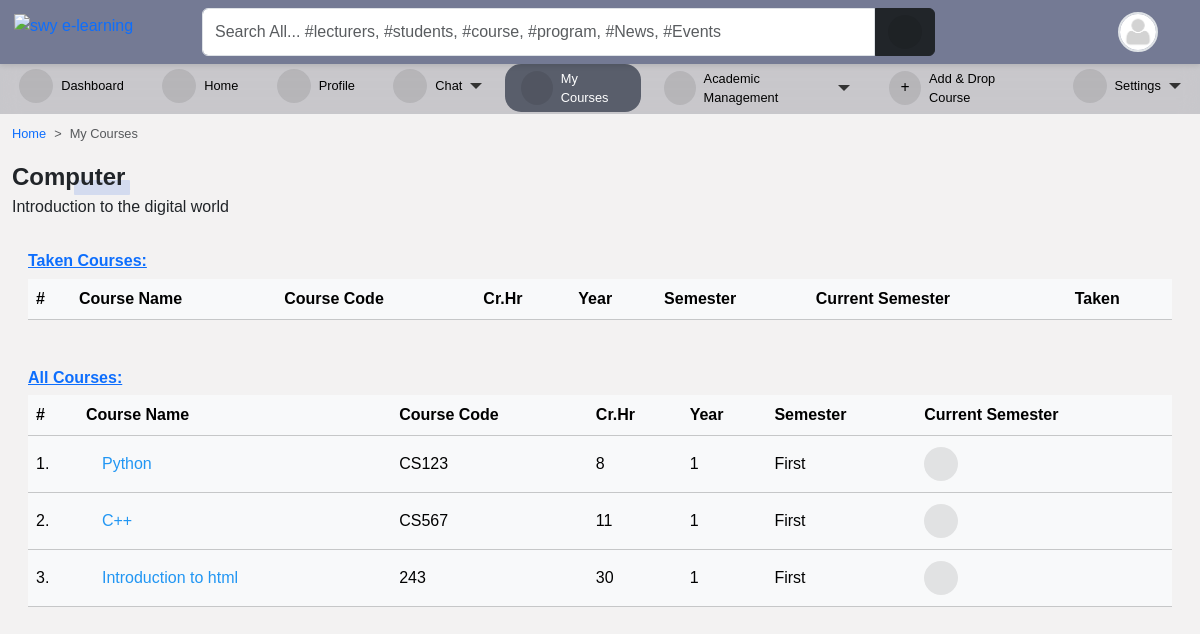
Screenshot of /programs/my_courses/ (signed in) with the database file from the repository.
### accounts/models.py (models this page shows, shortened)
class User(AbstractUser):
    is_student = models.BooleanField(default=False)
    is_lecturer = models.BooleanField(default=False)
    gender = models.CharField(max_length=1, choices=GENDERS, blank=True, null=True)
    phone = models.CharField(max_length=60, blank=True, null=True)
    address = models.CharField(max_length=60, blank=True, null=True)
    picture = models.ImageField(
        upload_to="profile_pictures/%y/%m/%d/", default="default.png", null=True
    )
    email = models.EmailField(blank=True, null=True)
    username_validator = ASCIIUsernameValidator()
    objects = CustomUserManager()
    class Meta:
        ordering = ("-date_joined",)
    @property
    def get_user_role(self):
        if self.is_superuser:
            role = "Admin"
        elif self.is_student:
            role = "Student"
        elif self.is_lecturer:
            role = "Lecturer"
        return role

class Student(models.Model):
    student = models.OneToOneField(User, on_delete=models.CASCADE)
    level = models.CharField(max_length=25, choices=LEVEL, null=True)
    program = models.ForeignKey(Program, on_delete=models.CASCADE, null=True)
    objects = StudentManager()
    class Meta:
        ordering = ("-student__date_joined",)

### course/models.py (models this page shows, shortened)
class Program(models.Model):
    title = models.CharField(max_length=150, unique=True)
    summary = models.TextField(null=True, blank=True)
    objects = ProgramManager()

class Course(models.Model):
    slug = models.SlugField(blank=True, unique=True)
    title = models.CharField(max_length=200, null=True)
    code = models.CharField(max_length=200, unique=True, null=True)
    credit = models.IntegerField(null=True, default=0)
    summary = models.TextField(max_length=200, blank=True, null=True)
    program = models.ForeignKey(Program, on_delete=models.CASCADE)
    level = models.CharField(max_length=25, choices=LEVEL, null=True)
    year = models.IntegerField(choices=YEARS, default=0)
    semester = models.CharField(choices=SEMESTER, max_length=200)
    is_elective = models.BooleanField(default=False, blank=True, null=True)
    objects = CourseManager()
    @property
    def is_current_semester(self):
        from core.models import Semester
        current_semester = Semester.objects.get(is_current_semester=True)
        if self.semester == current_semester.semester:
            return True
        else:
            return False

### course/views.py (the view)
# urls.py: path("my_courses/", user_course_list, name="user_course_list"),
@login_required(login_url='login')
def user_course_list(request):
    if request.user.is_lecturer:
        courses = Course.objects.filter(allocated_course__lecturer__pk=request.user.id).order_by('-pk')
        all_courses=Course.objects.all().order_by('-pk')
        return render(request, "course/user_course_list.html", {"courses": courses,"all_courses":all_courses})
    elif request.user.is_student:
        student = Student.objects.get(student__pk=request.user.pk)
        taken_courses = TakenCourse.objects.filter(
            student__student__id=student.student.pk
        )
        courses = Course.objects.filter(level=student.level).filter(
            program__pk=student.program.pk
        )
        all_courses=Course.objects.all().order_by('-pk')
        return render(
            request,
            "course/user_course_list.html",
            {"student": student, "taken_courses": taken_courses,"courses": courses,"all_courses":all_courses},
        )
    else:
        return render(request, "course/user_course_list.html")

### templates/course/user_course_list.html (shortened to what this page needs)
{% extends 'base.html' %}
{% load static %}
{% block content %}
<nav style="--bs-breadcrumb-divider: '>';" aria-label="breadcrumb">
    <ol class="breadcrumb">
        <li class="breadcrumb-item"><a href="/">Home</a></li>
        <li class="breadcrumb-item active" aria-current="page">My Courses</li>
    </ol>
</nav>
{% if request.user.is_student %}
    <div class="title-1">{{ student.program.title }}</div>
    {% if student.program.summary %}
        <p>{{ student.program.summary }}</p>
    {% endif %}
{% endif %}
{% if request.user.is_student %}
<div class="table-responsive p-3 mt-3">
    <h6 class="fw-bold text-primary"><u>Taken Courses:</u></h6>
    <div class="table-shadow">
        <table class="table table-light">
            <thead>
                <tr>
                    <th>#</th>
                    <th> Course Name </th>
                    <th> Course Code </th>
                    <th> Cr.Hr </th>
                    <th> Year </th>
                    <th> Semester </th>
                    <th> Current Semester </th>
                    <th> Taken </th>
                </tr>
            </thead>
        </table>
    </div>
</div>
{% endif %}
<div class="table-responsive p-3">
    <h6 class="fw-bold text-primary"><u>All Courses:</u></h6>
    <div class="table-shadow">
        <table class="table table-light">
            <thead>
                <tr>
                    <th>#</th>
                    <th> Course Name </th>
                    <th> Course Code </th>
                    <th> Cr.Hr </th>
                    <th> Year </th>
                    <th> Semester </th>
                    <th> Current Semester </th>
                </tr>
            </thead>
            <tbody>
                {% for courses in all_courses %}
                <tr>
                    <td>{{ forloop.counter }}.</td>
                    <td><a href="{{ course.get_absolute_url }}">
                        {{ courses.title }}</a></td>
                    <td>{{ courses.code }}</td>
                    <td>{{ courses.credit }}</td>
                    <td>{{ courses.year }}</td>
                    <td>{{ courses.semester }}</td>
                    <th>
                        {% if courses.is_current_semester == False %}
                        <i class="fas fa-times-circle fa-1-5x danger"></i>
                        {% else %}
                        <i class="fas fa-check-circle"></i>
                        {% endif %}
                    </th>
                </tr>
                {% endfor %}
            </tbody>
        </table>
    </div>
</div>
{% endblock content %}

### templates/navbar.html (shortened to what this page needs)
{% load static %}
<div id="top-navbar" class="py-2 top-navbar">
	<div class="container">
		<a href="/" class="head-logo">
			<img src="{% static 'img/swy e-learning.jpg' %}" width="40px" alt="swy e-learning">
		</a>
		<div class="nav-wrapper">
			<form class="form-header" action="{% url 'query' %}" method="GET">
				<input id="primary-search" class="form-control rounded-end-0" type="text" name="q" value="{{ request.GET.q }}"
					placeholder="Search All... #lecturers, #students, #course, #program, #News, #Events" required />
				<button class="btn btn-dark rounded-start-0" type="submit">
					<i class="fas fa-search"></i>
				</button>
			</form>
			<div class="dropdown index">
				<div class="avatar border border-2" type="button" data-bs-toggle="dropdown" aria-expanded="false">
					<img src="{{ request.user.picture.url }}">
				</div>
			</div>
		</div>
	</div>
</div>

### static/scss/style1.css (style rules this page uses)
*, body { font-family: "Rubik", sans-serif; }
body { background-color: #f3f2f2; }
.table td, .table th { vertical-align: middle; }
.table tbody > tr > td > a { display: flex; color: #2196f3; padding: 0.5rem 1rem; transition: 0.2s; }
#top-navbar { position: fixed; top: 0; right: 0; -webkit-margin-start: -10px; z-index: 90; padding: 0; background: #747a94; box-shadow: 0px 2px 5px 0px rgba(0, 0, 0, 0.1); transition: 0.3s; margin: 0; }
#top-navbar .container { display: flex; background-color: transparent; position: relative; }
#top-navbar .nav-wrapper { display: flex; flex-wrap: wrap; justify-content: space-between; align-items: center; width: 100%; margin-left: 10rem; background-color: transparent; }
#top-navbar .nav-wrapper .form-header { display: flex; flex: 0.8; }
#top-navbar .nav-wrapper .form-header button { flex: 0.1; }
#top-navbar { left: 0; }
.avatar { width: 40px; height: 40px; border-radius: 50%; overflow: hidden; }
.avatar img { width: 100%; height: 100%; -o-object-fit: cover; object-fit: cover; }
a { color: var(--bs-primary); text-decoration: none; }
.title-1 { position: relative; display: inline-flex; align-items: center; font-family: inherit; text-transform: capitalize; font-weight: 700; font-size: 24px; border-radius: 0.2em; }
.title-1::before { content: ""; position: absolute; bottom: 0; right: -5px; width: 50%; height: 15px; z-index: -1; border-radius: 1px; background-color: rgba(83, 126, 226, 0.2); animation: lineAnim 1s ease-in forwards; }
.fas, .fa { font-size: 16px; display: inline-flex; align-items: center; justify-content: center; width: 34px; height: 34px; background-color: rgba(0, 0, 0, 0.093); border-radius: 50%; }

### templates/aside.html (style rules this page uses)
li { font-size: .8rem; }

### templates/navbar.html (style rules this page uses)
.head-logo { position: absolute; left: -1rem; top: 0.3rem; }

### rows the page displays
User: user.picture (placeholder picture)
Student: program "Computer", program.summary "Introduction to the digital world"
Course: title "Python", code "CS123", credit "8", year "1", semester "First"
Course: title "C++", code "CS567", credit "11", year "1", semester "First"
Course: title "Introduction to html", code "243", credit "30", year "1", semester "First"
